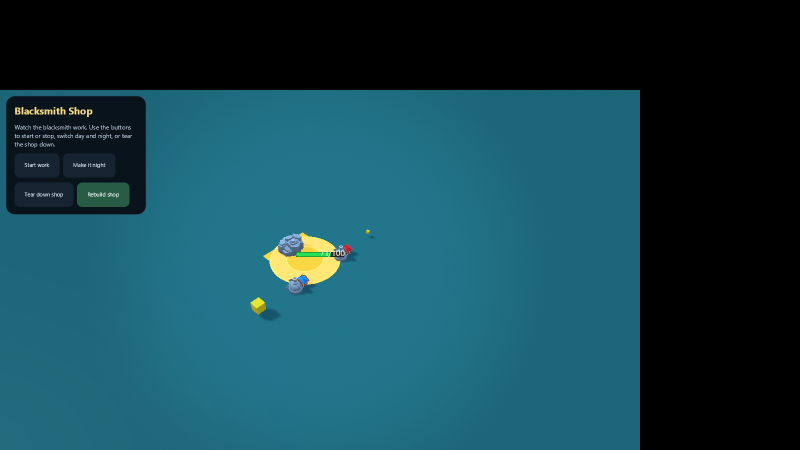
#> input picture tmp/w3b-evidence/w3b_final_blacksmith.png, 1600 x 900 px (shown at 1/2 size); the run also reads 1 picture not shown here
$ python diff_final.py
#> lines starting #> are read from the running program, lines starting #| are printed output that depends on the picture
from PIL import Image
import numpy as np

def load(p):
#> called with p = 'w3b_final_blacksmith.png'
    return np.asarray(Image.open(p).convert('RGB')).astype(np.int16)

# BLACKSMITH: the thin line at health bar, y~435-455, x~560-680
A=load("w3b_final_blacksmith.png"); B=load("w4c_blacksmith.png")
d=np.abs(A-B).sum(axis=2)
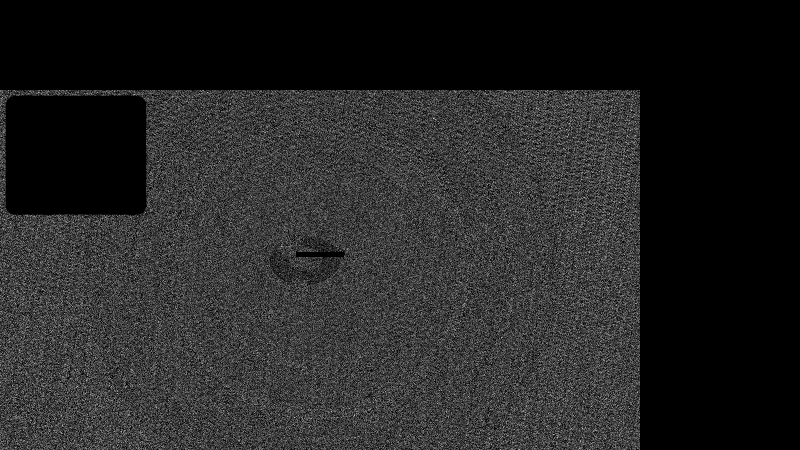
#> d: shape (900, 1600) int64 (shown at 1/2 size); min 0, max 6, mean 0.888; drawn with min black and max white
line=d[428:465,540:700]
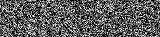
#> line: shape (37, 160) int64; min 0, max 4, mean 1.45; drawn with min black and max white
print("BS health-bar line region: max=%d, >6 count=%d, mean=%.3f"%(line.max(),(line>6).sum(),line.mean()))
#| BS health-bar line region: max=4, >6 count=0, mean=1.454
rows=(d>0).sum(axis=1)
#> rows = 900 values, max 978 at index 671, min 0 at index 0, mean 678
# find rows with most diff
top=np.argsort(rows)[-8:]
#> top = [628, 699, 466, 597, 641, 593, 605, 671]
print("BS rows with most diff (y, count):",[(int(r),int(rows[r])) for r in sorted(top)])
#| BS rows with most diff (y, count): [(466, 969), (593, 974), (597, 970), (605, 974), (628, 966), (641, 971), (671, 978), (699, 967)]

# ATMOSPHERE: island interior only (center, avoiding water bbox corners)
# island silhouette roughly x 320..980 y 320..800 center; pick tight center
interior=d[380:760,380:900]
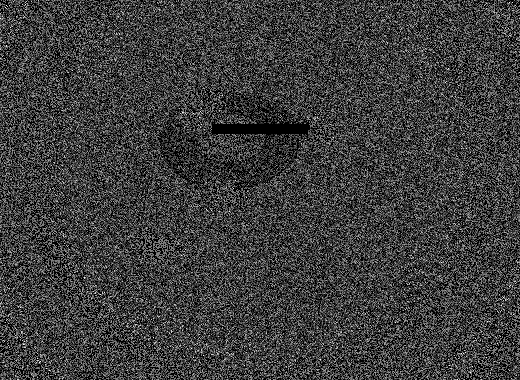
#> interior: shape (380, 520) int64; min 0, max 6, mean 1.45; drawn with min black and max white
print("ATMO island-interior(center): px=%d, >30 count=%d (%.4f%%), max=%d, mean=%.3f"%(
    interior.size,(interior>30).sum(),100*(interior>30).mean(),interior.max(),interior.mean()))
#| ATMO island-interior(center): px=197600, >30 count=0 (0.0000%), max=6, mean=1.447
